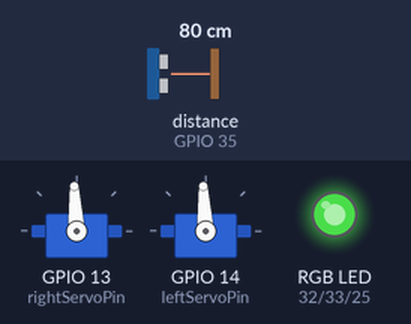
A sketch run on a simulated ESP32. On the bench: 2 × servo, an RGB LED mixed from three pins (HIGH = lit). The test bench sets the inputs (shaded band); at power-on: distance to the obstacle (sensor on GPIO 35) 80 cm. The echo pulse lasts 58.3 µs per cm; dim RGB values are drawn brighter than linear; pins used as bus, display or sensor lines are not drawn; what the sketch prints to the serial monitor is not drawn.

Above: at 13.05 s.
Timing chart, 0 to 27.1 s (numbered marks = the images above):
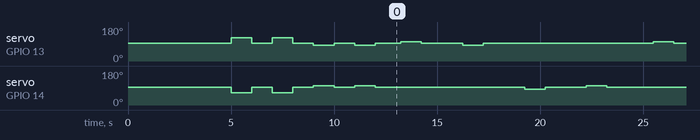

Measured:
- by itself, servo on GPIO 14 (leftServoPin): 93° → 64° at 5.0 s, → 93° 1.0 s later, → 64° 1.0 s later, → 93° 1.0 s later, … (16 changes in this stretch)
- by itself, servo on GPIO 13 (rightServoPin): 93° → 122° at 5.0 s, → 93° 1.0 s later, → 122° 1.0 s later, → 93° 1.0 s later, … (18 changes in this stretch)

The sketch:

engr101_game.ino
```cpp
#include <pwmWrite.h>

// Define separate pins for your two servos
// team creative name stage 1 code
/*
After attempting 2 seperate uploads both created different results */
Pwm pwm = Pwm();

int rightServoPin = 13;
int leftServoPin = 14;
int trigPin = 12;
int echoPin = 35;//This is an input only pin
int RightanalogSensorPin = 25;//insert your pin values with respect to your wiring
int LeftanalogSensorPin = 27;
//defining value for color black
int blackRightside = 910; //update these values from your foundings
int blackLeftside = 910;

//defining servo movement variable, to be set in control logic
int RightMovement = 0;
int LeftMovement = 0;
//const int BLUE = 32;
//variables (Pins)
int R_pin = 32;
int G_pin = 33;
int B_pin = 25;


void setup() {
  //set the pinmode
  pinMode(R_pin, OUTPUT);
  pinMode(G_pin, OUTPUT);
  pinMode(B_pin, OUTPUT);

//write some voltage to the led
  analogWrite(R_pin, 50); //second value is ranged from 0 to 255
  analogWrite(G_pin, 150);
  analogWrite(B_pin, 50);
  //opening COM-port.
  Serial.begin (9600);
  //telling the arduino it has stuff plugged into it and their mode.
  pinMode(trigPin, OUTPUT);
  pinMode(echoPin, INPUT);
  pwm.writeServo(rightServoPin, 1500);
  pwm.writeServo(leftServoPin, 1500);
  //pinMode(BLUE, OUTPUT);
  //pinMode(RightanalogSensorPin, INPUT);
  //pinMode(LeftanalogSensorPin, INPUT);
  //setup for both ir and ultrasonic

  //runs game start auton
  delay(5000);
  for (int i = 0; i< 2; i++){
    auton_forward();
  }
  for (int i = 0; i< 2; i++){
    auton_reverse();
  }

}// end of setup function

void loop() {
  //set servos to move at desired direction


  //defense algo
  // put your main code here, to run repeatedly:
  //variables
  long duration, distance;
  //trig the pulse required.
  digitalWrite(trigPin, LOW);  //off
  delayMicroseconds(2); //the delays help produce a known signal.
  digitalWrite(trigPin, HIGH); //on
  delayMicroseconds(10);
  digitalWrite(trigPin, LOW); //off
  //record the pulse in
  duration = pulseIn(echoPin, HIGH);
  distance = (duration/2) / 29.1;

  //print the distance recorded.
  Serial.println("-------------------------------------");
  Serial.print("Non-function usage -> ");
  Serial.print(distance/2.54);
  Serial.println(" in");
  Serial.print("Function return -> ");
  Serial.print(DistanceREAD());
  Serial.println(" cm");


  //inserting a small delay for human eyes
  delay(200);
  if (distance/2.54 < 3){
    forward();
    reverse();
  }
  rightturn45();
  rReset();
  leftturn45();
  lReturn();
}

void forward(){
  pwm.writeServo(rightServoPin, 1800);
  pwm.writeServo(leftServoPin, 1200);
  delay(500);
  //forward drive
  pwm.writeServo(rightServoPin, 1500);
  pwm.writeServo(leftServoPin, 1500);
  delay(500);
  //stop
}

void reverse(){
  pwm.writeServo(rightServoPin, 1400);
  pwm.writeServo(leftServoPin, 1600);
  delay(1000);
  //reverse
  pwm.writeServo(rightServoPin, 1500);
  pwm.writeServo(leftServoPin, 1500);
  delay(1000);
  //stop
}

void rightturn45(){
  pwm.writeServo(rightServoPin, 1600);
  pwm.writeServo(leftServoPin, 1500);
  delay(1000);
  //reverse
  pwm.writeServo(rightServoPin, 1500);
  pwm.writeServo(leftServoPin, 1500);
  delay(2000);
  //stop

}
void leftturn45(){
  pwm.writeServo(rightServoPin, 1500);
  pwm.writeServo(leftServoPin, 1400);
  delay(1000);
  //reverse
  pwm.writeServo(rightServoPin, 1500);
  pwm.writeServo(leftServoPin, 1500);
  delay(2000);
  //stop
}

void rReset(){
  pwm.writeServo(rightServoPin, 1400);
  pwm.writeServo(leftServoPin, 1500);
  delay(1000);
  //reverse
  pwm.writeServo(rightServoPin, 1500);
  pwm.writeServo(leftServoPin, 1500);
  delay(2000);
  //stop
}

void lReturn(){
  pwm.writeServo(rightServoPin, 1500);
  pwm.writeServo(leftServoPin, 1600);
  delay(1000);
  //reverse
  pwm.writeServo(rightServoPin, 1500);
  pwm.writeServo(leftServoPin, 1500);
  delay(2000);
  //stop
}

//function format
long DistanceREAD(){
 long duration;
  //trig the pulse required.
  digitalWrite(trigPin, LOW);
  delayMicroseconds(2);
  digitalWrite(trigPin, HIGH);
  delayMicroseconds(10);
  digitalWrite(trigPin, LOW);
  //record the pulse in
  duration = pulseIn(echoPin, HIGH);
  return (duration/2) / 29.1;


}

void auton_forward(){
  pwm.writeServo(rightServoPin, 1800);
  pwm.writeServo(leftServoPin, 1200);
  delay(1000);
  //forward drive
  pwm.writeServo(rightServoPin, 1500);
  pwm.writeServo(leftServoPin, 1500);
  delay(1000);
  //stop
}

void auton_reverse(){
  pwm.writeServo(rightServoPin, 1400);
  pwm.writeServo(leftServoPin, 1600);
  delay(1000);
  //reverse
  pwm.writeServo(rightServoPin, 1500);
  pwm.writeServo(leftServoPin, 1500);
  delay(1000);
  //stop
}
```
